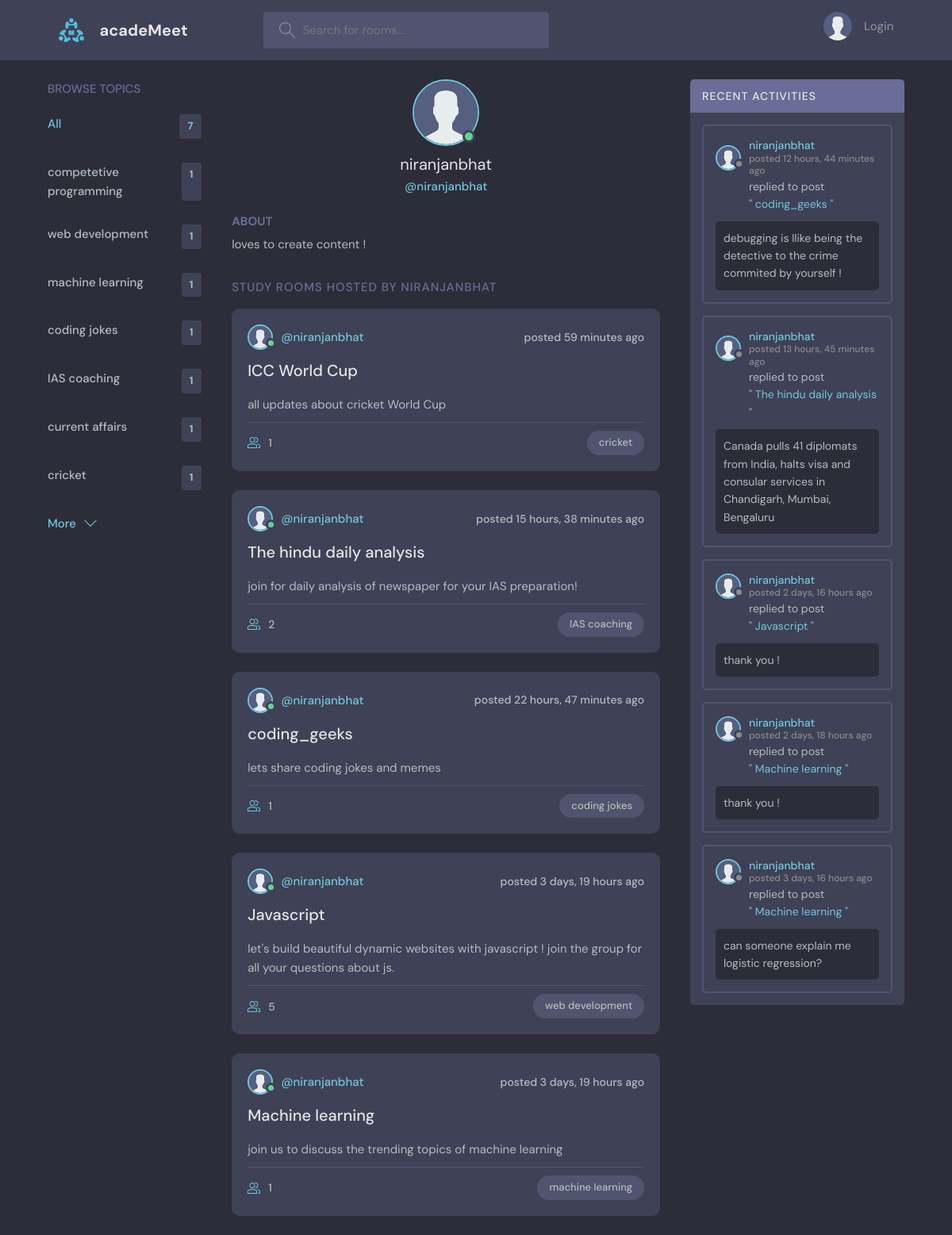
The app's page /profile/1 with its own data.
### base/models.py (models this page shows, shortened)
class Topic(models.Model):
    name = models.CharField(max_length=100)

class Room(models.Model):
    host= models.ForeignKey(User,on_delete=models.SET_NULL,null=True)
    topic= models.ForeignKey(Topic,on_delete=models.SET_NULL,null=True)
    name = models.CharField(max_length=100)
    description = models.TextField(null=True,blank=True)
    participants = models.ManyToManyField(User,related_name='participants',blank=True)
    updated = models.DateTimeField(auto_now=True)
    created= models.DateTimeField(auto_now_add=True)
    class Meta:
        ordering = ['-updated','-created']
    def __str__(self):
        return str(self.name)

class Message(models.Model):
    user = models.ForeignKey(User,on_delete=models.CASCADE)
    room = models.ForeignKey(Room,on_delete=models.CASCADE)
    body = models.TextField()
    updated = models.DateTimeField(auto_now=True)
    created= models.DateTimeField(auto_now_add=True)
    class Meta:
        ordering = ['-updated','-created']

### base/views.py (the view)
# urls.py: path("profile/<str:pk>",views.userProfile,name="user_profile"),
def userProfile(request,pk):
    user = User.objects.get(id=pk)
    rooms = user.room_set.all()
    room_messages = user.message_set.all()
    topics = Topic.objects.all()
    context = {'user':user,'rooms':rooms,'room_messages':room_messages,'topics':topics}
    return render(request,'base/profile.html',context)

### base/templates/base/profile.html (shortened to what this page needs)
{%extends 'main.html'%}
{%load static%}
{%block content%}
  <main class="profile-page layout layout--3">
    <div class="container">
      {%include 'base/topics_component.html'%}
      <div class="roomList">
        <div class="profile">
          <div class="profile__avatar">
            <div class="avatar avatar--large active">
              <img src= "{% static 'images/avatar.svg' %}" />
            </div>
          </div>
          <div class="profile__info">
            <h3>{{user.username}}</h3>
            <p>@{{user.username}}</p>
          </div>
          <div class="profile__about">
            <h3>About</h3>
            <p>
              loves to create content !
            </p>
          </div>
        </div>
        <div class="roomList__header">
          <div>
            <h2>Study Rooms Hosted by {{user.username}}</a>
            </h2>
          </div>
        </div>
        {%include 'base/feed_component.html'%}
      </div>
      {%include 'base/activity_component.html'%}
    </div>
  </main>
{%endblock content%}

### templates/main.html (shortened to what this page needs)
<!DOCTYPE html>
{%load static%}
<html lang="en">
  <head>
    <link rel="stylesheet" href="{% static 'styles/style.css'%}">
  </head>
  <body>
    {%include 'navbar.html'%}
    {%block content%}
    {%endblock content%}
  </body>
</html>

### templates/navbar.html (shortened to what this page needs)
{%load static %}
<header class="header header--loggedIn">
    <div class="container">
        <a href="{%url 'home' %}" class="header__logo">
            <img src="{%static 'images/logo.svg'%}" />
            <h1>acadeMeet</h1>
        </a>
        <form class="header__search" method="GET" action="{%url 'home' %}">
            <label>
                <input name="q" placeholder="Search for rooms..." />
            </label>
        </form>
        <nav class="header__menu">
            {%if request.user.is_authenticated%}
            <div class="header__user">
                <a href="{%url 'update-user'%}">
                    <div class="avatar avatar--medium active">
                        <img src=  "{% static 'images/avatar.svg' %}" />
                    </div>
                    <p>{{request.user.username}}<span>@{{request.user.username}}</span></p>
                </a>
                <button class="dropdown-button">
                    <svg version="1.1" xmlns="http://www.w3.org/2000/svg" width="32" height="32" viewBox="0 0 32 32">
                        <title>chevron-down</title>
                        <path d="M16 21l-13-13h-3l16 16 16-16h-3l-13 13z"></path>
                    </svg>
                </button>
            </div>
            {%else%}
            <a href="{%url 'login'%}">
                <img src="{% static 'images/avatar.svg' %}" />
                <p>Login</p>
            </a>
            {%endif%}
        </nav>
    </div>
</header>
<!DOCTYPE html>
<html lang="en">
<head>
</head>
<body>
</body>
</html>

### base/templates/base/topics_component.html
<div class="topics">
  <div class="topics__header">
    <h2>Browse Topics</h2>
  </div>
  <ul class="topics__list">
    <li>
      <a href="{%url 'home'%}" class="active">All <span>{{topics.count}}</span></a>
    </li>
    {%for topic in topics%}
    <li>
      <a href="{%url 'home'%}?q={{topic.name}}">{{topic.name}}<span>{{topic.room_set.all.count}}</span></a>
    </li>
    {%endfor%}
  </ul>
  <a class="btn btn--link" href="{%url 'topics'%}">
    More
    <svg version="1.1" xmlns="http://www.w3.org/2000/svg" width="32" height="32" viewBox="0 0 32 32">
      <title>chevron-down</title>
      <path d="M16 21l-13-13h-3l16 16 16-16h-3l-13 13z"></path>
    </svg>
  </a>
</div>

### base/templates/base/feed_component.html (shortened to what this page needs)
{%load static%}
{%for room in rooms%}
<div class="roomListRoom">
    <div class="roomListRoom__header">
      <a href="{% url 'user_profile' room.host.id %}" class="roomListRoom__author">
        <div class="avatar avatar--small active">
          <img src= "{% static 'images/avatar.svg' %}" />
        </div>
        <span>@{{room.host.username}}</span>
      </a>
      <div class="roomListRoom__actions">
        <span>posted {{room.created|timesince}} ago</span>
      </div>
    </div>
    <div class="roomListRoom__content">
      <a href="{%url 'room' room.id %}">{{room.name}}</a>
      <p>{{room.description}}</p>
    </div>
    <div class="roomListRoom__meta">
      <a href="{%url 'room' room.id %}" class="roomListRoom__joined">
        {{room.participants.all.count}}
      </a>
      <p class="roomListRoom__topic">{{room.topic.name}}</p>
    </div>
  </div>
{%endfor%}

### base/templates/base/activity_component.html (shortened to what this page needs)
{%load static%}
<div class="activities">
    <div class="activities__header">
      <h2>Recent Activities</h2>
    </div>
    {%for messages in room_messages%}
    <div class="activities__box">
      <div class="activities__boxHeader roomListRoom__header">
        <a href="{%url 'user_profile' messages.user.id %}" class="roomListRoom__author">
          <div class="avatar avatar--small">
            <img src= "{% static 'images/avatar.svg' %}" />
          </div>
          <p>
            {{messages.user }}
            <span> posted {{messages.created|timesince}} ago </span>
          </p>
        </a>
      </div>
      <div class="activities__boxContent">
        <p>replied to post<a href="{%url 'room' messages.room.id %}">" {{messages.room}} "</p></a>
        <div class="activities__boxRoomContent">
          {{messages.body}}
        </div>
      </div>
    </div>
    {%endfor%}
  </div>

### records on screen
Topic: name "competetive programming", room_set.all.count "1"
Topic: name "web development", room_set.all.count "1"
Topic: name "machine learning", room_set.all.count "1"
Topic: name "coding jokes", room_set.all.count "1"
Topic: name "IAS coaching", room_set.all.count "1"
Topic: name "current affairs", room_set.all.count "1"
Topic: name "cricket", room_set.all.count "1"
Room: host.username "niranjanbhat", created "59 minutes", name "ICC World Cup", description "all updates about cricket World Cup", participants.all.count "1", topic.name "cricket"
Room: host.username "niranjanbhat", created "15 hours, 38 minutes", name "The hindu daily analysis", description "join for daily analysis of newspaper for your IAS preparation!", participants.all.count "2", topic.name "IAS coaching"
Room: host.username "niranjanbhat", created "22 hours, 47 minutes", name "coding_geeks", description "lets share coding jokes and memes", participants.all.count "1", topic.name "coding jokes"
Room: host.username "niranjanbhat", created "3 days, 19 hours", name "Javascript", description "let's build beautiful dynamic websites with javascript ! join the group for all your questions about js.", participants.all.count "5", topic.name "web development"
Room: host.username "niranjanbhat", created "3 days, 19 hours", name "Machine learning", description "join us to discuss the trending topics of machine learning", participants.all.count "1", topic.name "machine learning"
Message: user "niranjanbhat", created "12 hours, 44 minutes", room "coding_geeks", body "debugging is llike being the detective to the crime commited by yourself !"
Message: user "niranjanbhat", created "13 hours, 45 minutes", room "The hindu daily analysis", body "Canada pulls 41 diplomats from India, halts visa and consular services in Chandigarh, Mumbai, Bengaluru"
Message: user "niranjanbhat", created "2 days, 16 hours", room "Javascript", body "thank you !"
Message: user "niranjanbhat", created "2 days, 18 hours", room "Machine learning", body "thank you !"
Message: user "niranjanbhat", created "3 days, 16 hours", room "Machine learning", body "can someone explain me logistic regression?"

### other values on screen
{{ topics.count }} "7"
{{ user.username }} "niranjanbhat"
{{ user.username }} "NIRANJANBHAT"
